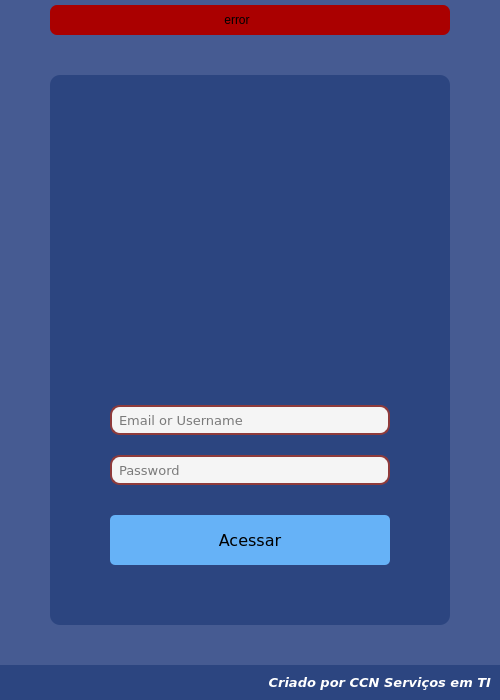
<?xml version="1.0" encoding="UTF-8"?>
<ui version="4.0">
 <class>MainWindow</class>
 <widget class="QMainWindow" name="MainWindow">
  <property name="geometry">
   <rect>
    <x>0</x>
    <y>0</y>
    <width>500</width>
    <height>700</height>
   </rect>
  </property>
  <property name="minimumSize">
   <size>
    <width>500</width>
    <height>700</height>
   </size>
  </property>
  <property name="windowTitle">
   <string>Login</string>
  </property>
  <property name="windowIcon">
   <iconset resource="file_rc.qrc">
    <normaloff>:/Ico/schedule.ico</normaloff>:/Ico/schedule.ico</iconset>
  </property>
  <property name="styleSheet">
   <string notr="true">background-color: rgb(70, 91, 146);</string>
  </property>
  <widget class="QWidget" name="centralwidget">
   <layout class="QVBoxLayout" name="verticalLayout">
    <property name="spacing">
     <number>0</number>
    </property>
    <property name="leftMargin">
     <number>0</number>
    </property>
    <property name="topMargin">
     <number>0</number>
    </property>
    <property name="rightMargin">
     <number>0</number>
    </property>
    <property name="bottomMargin">
     <number>0</number>
    </property>
    <item>
     <widget class="QFrame" name="frame_header">
      <property name="maximumSize">
       <size>
        <width>16777215</width>
        <height>35</height>
       </size>
      </property>
      <property name="styleSheet">
       <string notr="true"/>
      </property>
      <property name="frameShape">
       <enum>QFrame::NoFrame</enum>
      </property>
      <property name="frameShadow">
       <enum>QFrame::Raised</enum>
      </property>
      <layout class="QHBoxLayout" name="horizontalLayout_2">
       <property name="spacing">
        <number>0</number>
       </property>
       <property name="leftMargin">
        <number>0</number>
       </property>
       <property name="topMargin">
        <number>5</number>
       </property>
       <property name="rightMargin">
        <number>0</number>
       </property>
       <property name="bottomMargin">
        <number>0</number>
       </property>
       <item>
        <widget class="QFrame" name="frame_error">
         <property name="maximumSize">
          <size>
           <width>400</width>
           <height>16777215</height>
          </size>
         </property>
         <property name="styleSheet">
          <string notr="true">background-color: rgb(170, 0, 0);
border-radius: 7px;</string>
         </property>
         <property name="frameShape">
          <enum>QFrame::StyledPanel</enum>
         </property>
         <property name="frameShadow">
          <enum>QFrame::Raised</enum>
         </property>
         <layout class="QHBoxLayout" name="horizontalLayout_3">
          <property name="leftMargin">
           <number>10</number>
          </property>
          <property name="topMargin">
           <number>3</number>
          </property>
          <property name="rightMargin">
           <number>10</number>
          </property>
          <property name="bottomMargin">
           <number>3</number>
          </property>
          <item>
           <widget class="QLabel" name="label_error">
            <property name="text">
             <string>error</string>
            </property>
            <property name="alignment">
             <set>Qt::AlignCenter</set>
            </property>
           </widget>
          </item>
          <item>
           <widget class="QPushButton" name="pushButton_error">
            <property name="maximumSize">
             <size>
              <width>20</width>
              <height>20</height>
             </size>
            </property>
            <property name="styleSheet">
             <string notr="true">QPushButton {
	border-radius: 5px;
	background-image: url(:/Close_image/close_error.png);
	background-position: center;
}
QPushButton:hover {
	background-color: rgb(217, 217, 217);
}
QPushButton:pressed {
	background-color: rgb(0, 255, 127);
}</string>
            </property>
            <property name="text">
             <string/>
            </property>
           </widget>
          </item>
         </layout>
        </widget>
       </item>
      </layout>
     </widget>
    </item>
    <item>
     <widget class="QFrame" name="frame_body">
      <property name="styleSheet">
       <string notr="true"/>
      </property>
      <property name="frameShape">
       <enum>QFrame::NoFrame</enum>
      </property>
      <property name="frameShadow">
       <enum>QFrame::Raised</enum>
      </property>
      <layout class="QHBoxLayout" name="horizontalLayout">
       <item>
        <widget class="QFrame" name="frame_content">
         <property name="maximumSize">
          <size>
           <width>400</width>
           <height>550</height>
          </size>
         </property>
         <property name="styleSheet">
          <string notr="true">background-color: rgb(44, 69, 128);
border-radius: 10px;</string>
         </property>
         <property name="frameShape">
          <enum>QFrame::NoFrame</enum>
         </property>
         <property name="frameShadow">
          <enum>QFrame::Raised</enum>
         </property>
         <widget class="QFrame" name="frame">
          <property name="geometry">
           <rect>
            <x>10</x>
            <y>20</y>
            <width>376</width>
            <height>134</height>
           </rect>
          </property>
          <property name="minimumSize">
           <size>
            <width>376</width>
            <height>134</height>
           </size>
          </property>
          <property name="maximumSize">
           <size>
            <width>376</width>
            <height>134</height>
           </size>
          </property>
          <property name="styleSheet">
           <string notr="true">background-image: url(:/Logo_image/logo_login.png);</string>
          </property>
          <property name="frameShape">
           <enum>QFrame::NoFrame</enum>
          </property>
          <property name="frameShadow">
           <enum>QFrame::Raised</enum>
          </property>
          <layout class="QVBoxLayout" name="verticalLayout_2">
           <property name="leftMargin">
            <number>0</number>
           </property>
           <property name="topMargin">
            <number>0</number>
           </property>
           <property name="rightMargin">
            <number>0</number>
           </property>
           <property name="bottomMargin">
            <number>0</number>
           </property>
          </layout>
         </widget>
         <widget class="QFrame" name="frame_avatar">
          <property name="geometry">
           <rect>
            <x>140</x>
            <y>170</y>
            <width>128</width>
            <height>128</height>
           </rect>
          </property>
          <property name="minimumSize">
           <size>
            <width>128</width>
            <height>128</height>
           </size>
          </property>
          <property name="styleSheet">
           <string notr="true">border-radius: 10px;
background-color: rgb(44, 69, 128);
background-image: url(:/Login_image/addressbook_1.png);</string>
          </property>
          <property name="frameShape">
           <enum>QFrame::NoFrame</enum>
          </property>
          <property name="frameShadow">
           <enum>QFrame::Raised</enum>
          </property>
         </widget>
         <widget class="QLineEdit" name="lineEdit_username">
          <property name="geometry">
           <rect>
            <x>60</x>
            <y>330</y>
            <width>280</width>
            <height>30</height>
           </rect>
          </property>
          <property name="minimumSize">
           <size>
            <width>280</width>
            <height>30</height>
           </size>
          </property>
          <property name="font">
           <font>
            <family>Verdana</family>
            <pointsize>10</pointsize>
           </font>
          </property>
          <property name="styleSheet">
           <string notr="true">QLineEdit {
	background-color: rgb(245, 245, 245);
	border-radius: 10px;
	padding: 5px;
	border: 2px solid rgb(143, 59, 59);
}
QLineEdit:hover {
	border: 2px solid rgb(85, 170, 0);
}

</string>
          </property>
          <property name="placeholderText">
           <string>Email or Username</string>
          </property>
         </widget>
         <widget class="QLineEdit" name="lineEdit_password">
          <property name="geometry">
           <rect>
            <x>60</x>
            <y>380</y>
            <width>280</width>
            <height>30</height>
           </rect>
          </property>
          <property name="minimumSize">
           <size>
            <width>280</width>
            <height>30</height>
           </size>
          </property>
          <property name="font">
           <font>
            <family>Verdana</family>
            <pointsize>10</pointsize>
           </font>
          </property>
          <property name="styleSheet">
           <string notr="true">QLineEdit {
	background-color: rgb(245, 245, 245);
	border-radius: 10px;
	padding: 5px;
	border: 2px solid rgb(143, 59, 59);
}
QLineEdit:hover {
	border: 2px solid rgb(85, 170, 0);
}
</string>
          </property>
          <property name="echoMode">
           <enum>QLineEdit::Password</enum>
          </property>
          <property name="placeholderText">
           <string>Password</string>
          </property>
         </widget>
         <widget class="QPushButton" name="pushButton_access">
          <property name="geometry">
           <rect>
            <x>60</x>
            <y>440</y>
            <width>280</width>
            <height>50</height>
           </rect>
          </property>
          <property name="minimumSize">
           <size>
            <width>280</width>
            <height>50</height>
           </size>
          </property>
          <property name="font">
           <font>
            <family>Verdana</family>
            <pointsize>12</pointsize>
           </font>
          </property>
          <property name="styleSheet">
           <string notr="true">QPushButton {
	background-color: rgb(102, 178, 247);
	border-radius: 5px; 
}
QPushButton:hover {
	background-color: rgb(44, 69, 128);
}
QPushButton:pressed {
	background-color: rgb(0, 255, 127);
}</string>
          </property>
          <property name="text">
           <string>Acessar</string>
          </property>
         </widget>
        </widget>
       </item>
      </layout>
     </widget>
    </item>
    <item>
     <widget class="QFrame" name="frame_footer">
      <property name="maximumSize">
       <size>
        <width>16777215</width>
        <height>35</height>
       </size>
      </property>
      <property name="styleSheet">
       <string notr="true">background-color: rgb(44, 69, 128);</string>
      </property>
      <property name="frameShape">
       <enum>QFrame::NoFrame</enum>
      </property>
      <property name="frameShadow">
       <enum>QFrame::Raised</enum>
      </property>
      <layout class="QHBoxLayout" name="horizontalLayout_4">
       <item>
        <widget class="QLabel" name="label">
         <property name="font">
          <font>
           <family>Verdana</family>
           <pointsize>10</pointsize>
           <weight>75</weight>
           <italic>true</italic>
           <bold>true</bold>
          </font>
         </property>
         <property name="styleSheet">
          <string notr="true">color: rgb(255, 255, 255);</string>
         </property>
         <property name="text">
          <string>Criado por CCN Serviços em TI</string>
         </property>
         <property name="alignment">
          <set>Qt::AlignRight|Qt::AlignTrailing|Qt::AlignVCenter</set>
         </property>
        </widget>
       </item>
      </layout>
     </widget>
    </item>
   </layout>
  </widget>
 </widget>
 <resources>
  <include location="file_rc.qrc"/>
 </resources>
 <connections/>
</ui>
